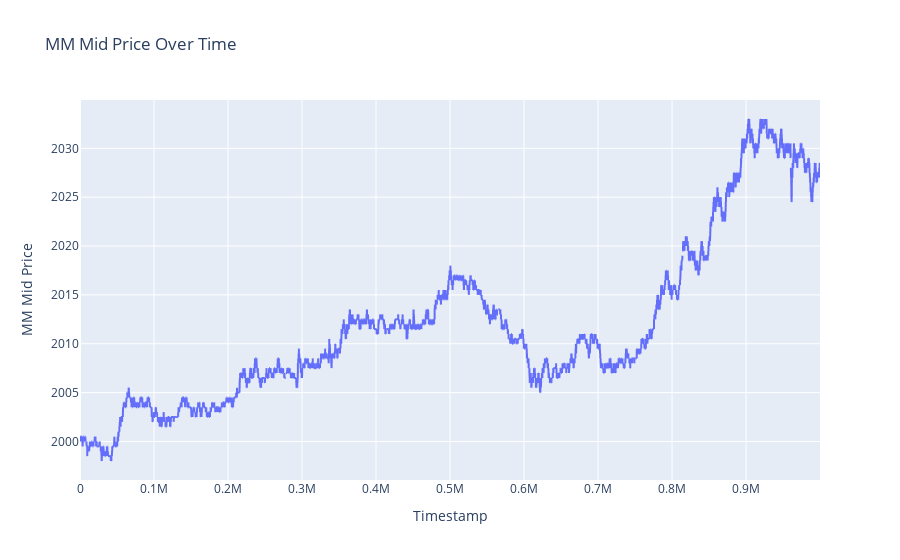

This figure's notebook cell:
### Code cell
# Create the plot using Plotly Express
fig = px.line(kelp_data, x='timestamp', y='mm_mid', title='MM Mid Price Over Time')

# Customize the layout
fig.update_layout(
    xaxis_title='Timestamp',
    yaxis_title='MM Mid Price',
)

# Display the plot
fig.show()

### Figure 1 — Plotly figure (JSON) as saved in the notebook; plotly's stock layout.template omitted (floating-point values rounded to 4 significant figures; data arrays with more than 128 entries replaced by an {"elided": "..."} marker saying what was removed)
{"data": [{"hovertemplate": "timestamp=%{x}<br>mm_mid=%{y}<extra></extra>", "legendgroup": "", "line": {"color": "#636efa", "dash": "solid"}, "marker": {"symbol": "circle"}, "mode": "lines", "name": "", "showlegend": false, "type": "scattergl", "x": {"elided": "10000 int values"}, "xaxis": "x", "y": {"elided": "10000 float values"}, "yaxis": "y"}], "layout": {"legend": {"tracegroupgap": 0}, "title": {"text": "MM Mid Price Over Time"}, "xaxis": {"anchor": "y", "domain": [0, 1], "title": {"text": "Timestamp"}}, "yaxis": {"anchor": "x", "domain": [0, 1], "title": {"text": "MM Mid Price"}}}}
